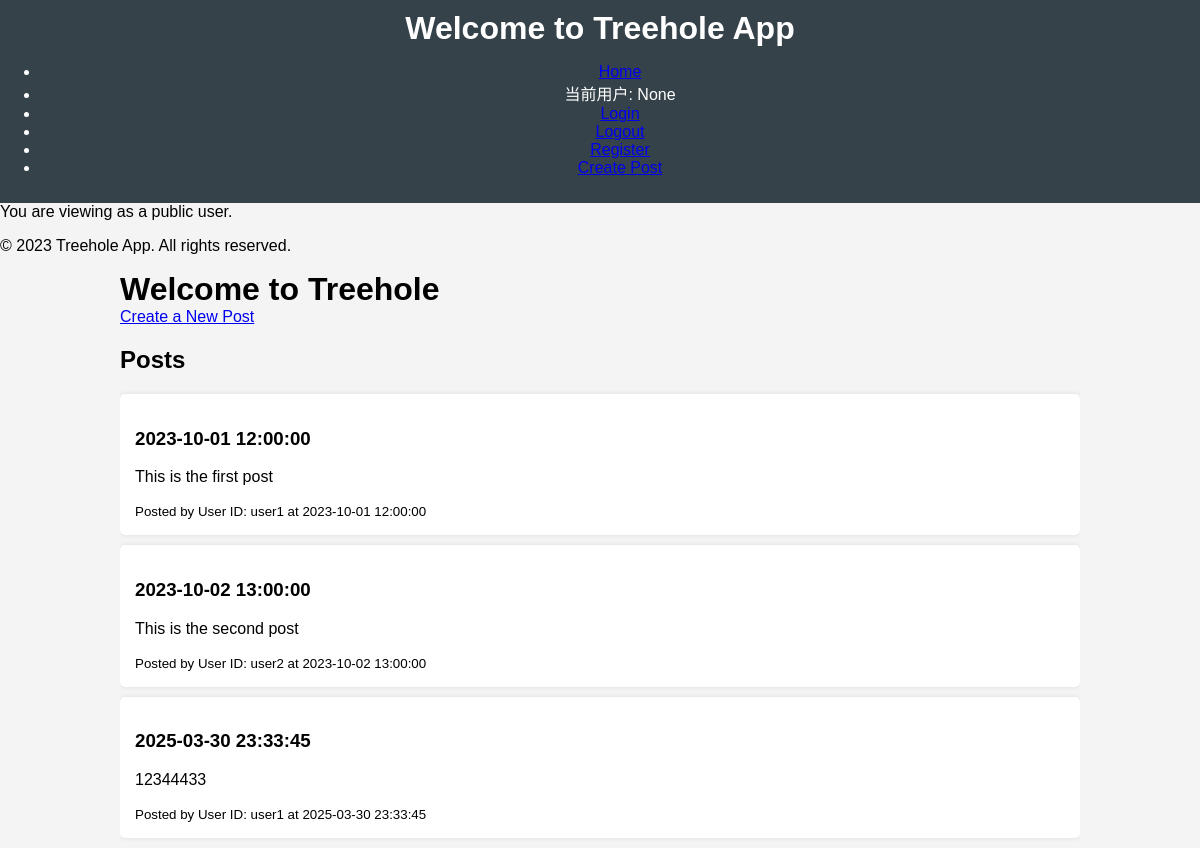
Before: / with the older database file.
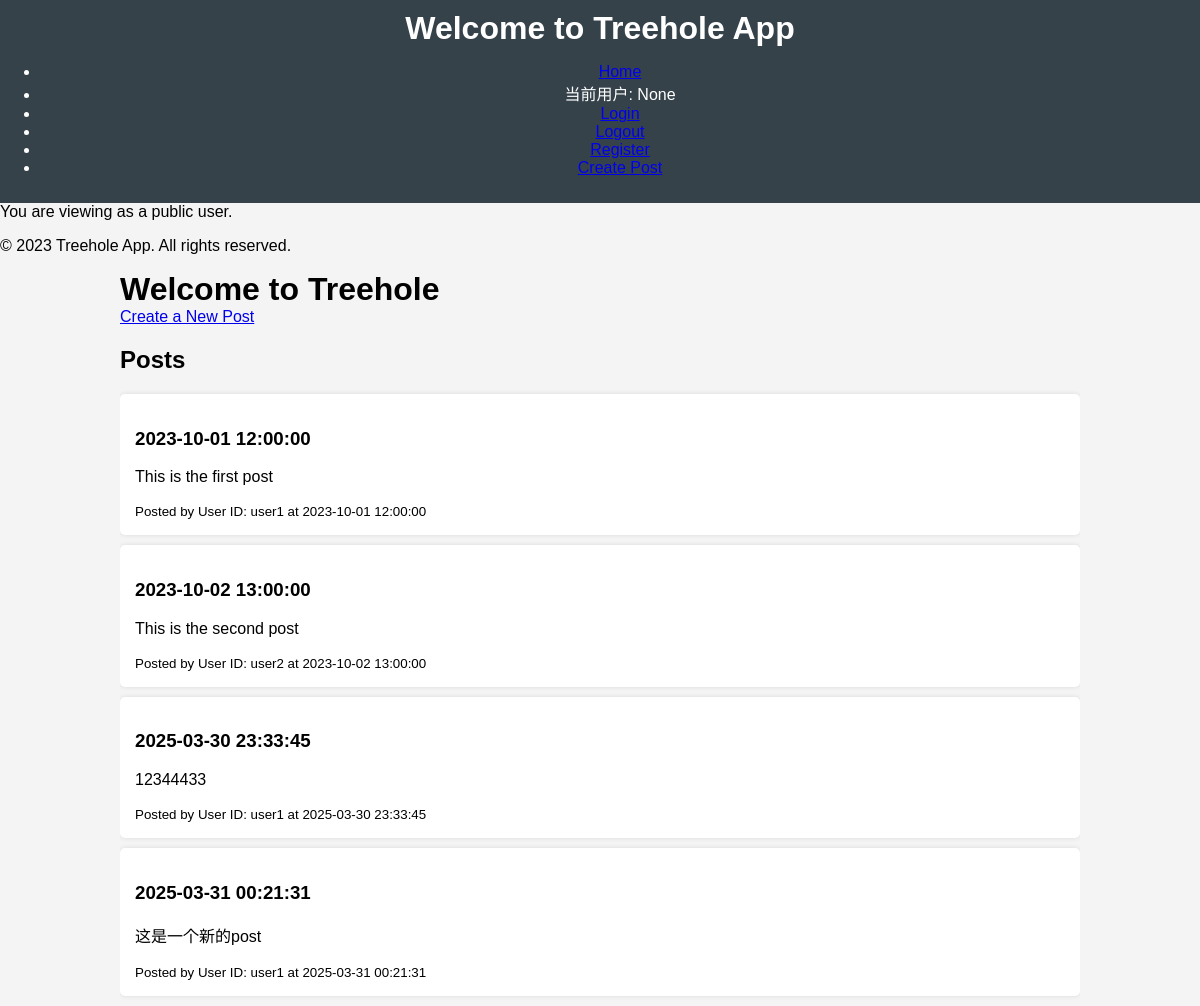
After: the same page with the newer database file.
### tables this page shows
CREATE TABLE post(
        id TEXT PRIMARY KEY,
        time TEXT,
        content TEXT,
        uid TEXT REFERENCES user(id) ON UPDATE CASCADE
    );

### src/routes.py (the view)
@routes.route('/')
def index():
    user_id = session.get('user_id', 'public')
    if user_id == 'public':
        flash('You are viewing as a public user.', 'info')
        posts = db.post_of_all()  # Fetch posts for public users
    else:
        posts = db.post_of_user(user_id)  # Replace 'user_id' with actual user ID logic
    return render_template('index.html', posts=posts)

### src/database.py (called while the page is built)
    def connect(self):
        if 'db' not in g:
            g.db = sqlite3.connect(self.db_name)
            g.db.execute("PRAGMA foreign_keys = 1")
        return g.db

    def post_of_all(self):
        db = self.connect()
        cursor = db.cursor()
        cursor.execute('SELECT * FROM post')
        return cursor.fetchall()

### src/templates/index.html (shortened to what this page needs)
<!DOCTYPE html>
<html lang="en">
<head>
    <link rel="stylesheet" href="{{ url_for('static', filename='style.css') }}">
</head>
<body>
    {% include 'base.html' %}
    <div class="container">
        <h1>Welcome to Treehole</h1>
        <a href="{{ url_for('routes.create_post') }}">Create a New Post</a>
        <h2>Posts</h2>
        <div id="posts">
            {% for post in posts %}
                <div class="post">
                    <h3>{{ post[1] }}</h3>
                    <p>{{ post[2] }}</p>
                    <small>Posted by User ID: {{ post[3] }} at {{ post[1] }}</small>
                </div>
            {% else %}
                <p>No posts available.</p>
            {% endfor %}
        </div>
    </div>
</body>
</html>

### src/templates/base.html (shortened to what this page needs)
<!DOCTYPE html>
<html lang="en">
<head>
    <link rel="stylesheet" href="{{ url_for('static', filename='style.css') }}">
</head>
<body>
    <header>
        <h1>Welcome to Treehole App</h1>
        <nav>
            <ul>
                <li><a href="{{ url_for('routes.index') }}">Home</a></li>
                <li><span>当前用户: {{ session.get('user_id') }}</span></li>
                <li><a href="{{ url_for('routes.login') }}">Login</a></li>
                <li><a href="{{ url_for('routes.logout') }}">Logout</a></li>
                <li><a href="{{ url_for('routes.register') }}">Register</a></li>
                <li><a href="{{ url_for('routes.create_post') }}">Create Post</a></li>
            </ul>
        </nav>
    </header>
    <main>
        {% with messages = get_flashed_messages(with_categories=true) %}
            {% if messages %}
                <div class="flashes">
                    {% for category, message in messages %}
                        <div class="alert alert-{{ category }}">
                            {{ message }}
                        </div>
                    {% endfor %}
                </div>
            {% endif %}
        {% endwith %}
    </main>
    <footer>
        <p>&copy; 2023 Treehole App. All rights reserved.</p>
    </footer>
</body>
</html>

### src/static/style.css (style rules this page uses)
body { font-family: Arial, sans-serif; margin: 0; padding: 0; background-color: #f4f4f4; }
header { background: #35424a; color: #ffffff; padding: 10px 0; text-align: center; }
h1 { margin: 0; }
.container { width: 80%; margin: auto; overflow: hidden; }
.post { background: #ffffff; padding: 15px; margin: 10px 0; border-radius: 5px; box-shadow: 0 0 5px rgba(0, 0, 0, 0.1); }

Changed rows visible on the page:
added post: time "2025-03-31 00:21:31", content "这是一个新的post", uid "user1"
